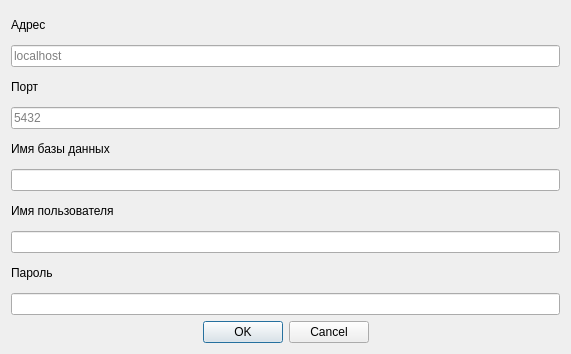
<?xml version="1.0" encoding="UTF-8"?>
<ui version="4.0">
 <class>DatabaseSettingsDialog</class>
 <widget class="QDialog" name="DatabaseSettingsDialog">
  <property name="geometry">
   <rect>
    <x>0</x>
    <y>0</y>
    <width>571</width>
    <height>354</height>
   </rect>
  </property>
  <property name="windowTitle">
   <string>База данных</string>
  </property>
  <property name="modal">
   <bool>true</bool>
  </property>
  <layout class="QVBoxLayout" name="verticalLayout">
   <item>
    <layout class="QVBoxLayout" name="hostnameL">
     <item>
      <widget class="QLabel" name="label">
       <property name="sizePolicy">
        <sizepolicy hsizetype="Minimum" vsizetype="Minimum">
         <horstretch>0</horstretch>
         <verstretch>0</verstretch>
        </sizepolicy>
       </property>
       <property name="text">
        <string>Адрес</string>
       </property>
      </widget>
     </item>
     <item>
      <widget class="QLineEdit" name="hostname">
       <property name="text">
        <string/>
       </property>
       <property name="placeholderText">
        <string>localhost</string>
       </property>
      </widget>
     </item>
    </layout>
   </item>
   <item>
    <layout class="QVBoxLayout" name="portL">
     <item>
      <widget class="QLabel" name="label_2">
       <property name="sizePolicy">
        <sizepolicy hsizetype="Minimum" vsizetype="Minimum">
         <horstretch>0</horstretch>
         <verstretch>0</verstretch>
        </sizepolicy>
       </property>
       <property name="text">
        <string>Порт</string>
       </property>
      </widget>
     </item>
     <item>
      <widget class="QLineEdit" name="port">
       <property name="placeholderText">
        <string>5432</string>
       </property>
      </widget>
     </item>
    </layout>
   </item>
   <item>
    <layout class="QVBoxLayout" name="dbnameL">
     <item>
      <widget class="QLabel" name="label_3">
       <property name="sizePolicy">
        <sizepolicy hsizetype="Minimum" vsizetype="Minimum">
         <horstretch>0</horstretch>
         <verstretch>0</verstretch>
        </sizepolicy>
       </property>
       <property name="text">
        <string>Имя базы данных</string>
       </property>
      </widget>
     </item>
     <item>
      <widget class="QLineEdit" name="name"/>
     </item>
    </layout>
   </item>
   <item>
    <layout class="QVBoxLayout" name="userL">
     <item>
      <widget class="QLabel" name="label_4">
       <property name="sizePolicy">
        <sizepolicy hsizetype="Minimum" vsizetype="Minimum">
         <horstretch>0</horstretch>
         <verstretch>0</verstretch>
        </sizepolicy>
       </property>
       <property name="text">
        <string>Имя пользователя</string>
       </property>
      </widget>
     </item>
     <item>
      <widget class="QLineEdit" name="user"/>
     </item>
    </layout>
   </item>
   <item>
    <layout class="QVBoxLayout" name="passwordL">
     <item>
      <widget class="QLabel" name="label_5">
       <property name="sizePolicy">
        <sizepolicy hsizetype="Minimum" vsizetype="Minimum">
         <horstretch>0</horstretch>
         <verstretch>0</verstretch>
        </sizepolicy>
       </property>
       <property name="text">
        <string>Пароль</string>
       </property>
      </widget>
     </item>
     <item>
      <widget class="QLineEdit" name="password">
       <property name="echoMode">
        <enum>QLineEdit::Password</enum>
       </property>
      </widget>
     </item>
    </layout>
   </item>
   <item>
    <widget class="QDialogButtonBox" name="buttonBox">
     <property name="locale">
      <locale language="Russian" country="Russia"/>
     </property>
     <property name="orientation">
      <enum>Qt::Horizontal</enum>
     </property>
     <property name="standardButtons">
      <set>QDialogButtonBox::Cancel|QDialogButtonBox::Ok</set>
     </property>
     <property name="centerButtons">
      <bool>true</bool>
     </property>
    </widget>
   </item>
  </layout>
 </widget>
 <resources/>
 <connections>
  <connection>
   <sender>buttonBox</sender>
   <signal>accepted()</signal>
   <receiver>DatabaseSettingsDialog</receiver>
   <slot>accept()</slot>
   <hints>
    <hint type="sourcelabel">
     <x>248</x>
     <y>254</y>
    </hint>
    <hint type="destinationlabel">
     <x>157</x>
     <y>274</y>
    </hint>
   </hints>
  </connection>
  <connection>
   <sender>buttonBox</sender>
   <signal>rejected()</signal>
   <receiver>DatabaseSettingsDialog</receiver>
   <slot>reject()</slot>
   <hints>
    <hint type="sourcelabel">
     <x>316</x>
     <y>260</y>
    </hint>
    <hint type="destinationlabel">
     <x>286</x>
     <y>274</y>
    </hint>
   </hints>
  </connection>
 </connections>
</ui>
